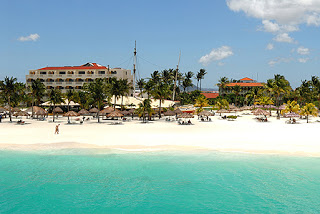
#> input picture Image-compression-kmeans-kmedoids/beach.bmp, 320 x 214 px
$ python kmeans.py
#> lines starting #> are read from the running program, lines starting #| are printed output that depends on the picture
#!/usr/bin/env python3
# -*- coding: utf-8 -*-
"""

@author: Young Cho

Note the term Kmeans specifically refer to the one with L2 distance
If other distance is used, then the algorithm would be refer to 'generalized Kmeans', which
will be more complicated because of the optimization problem.

"""

import numpy as np
from scipy.spatial.distance import cdist
from matplotlib import pyplot as plt
import time
import imageio

raw_img = imageio.imread('beach.bmp')
#> raw_img is the input picture: shape (214, 320, 3); mean R, G, B 136.9, 173.1, 170.4

def Kmeans(raw, k, ct_init):

    ct_old = ct_init

    dist_choice = 'euclidean'  # L2 norm

    n1,n2,n3 = np.shape(raw)
    raw = np.reshape(raw,(-1, 3))

    data = raw
    dim = np.shape(data)[1]


    ct_new = np.full((k,dim), np.nan)

    # Looping parameter
    maxIter = 200
    nIter = 1
    cost_old = 1e10
    cost_list = []

    while (nIter <=maxIter):

        # find the distances of all data points to each centroid
        dist_mtx = cdist(data, ct_old, dist_choice)

        current_cost = 0

        # find the cluster assignment for each data point
        cl = np.argmin(dist_mtx, axis=1)

        # update the centroid for each group
        for jj in range(k):

            # find the index of data points in cluster ii
            idx_j = np.where(cl==jj)
            x_j = data[idx_j]

            ct_new[jj] = np.mean(x_j, axis=0)

            if ~np.isfinite(sum(ct_new[jj])):
                ct_new[jj] = np.full(np.shape(ct_new[jj]), fill_value = np.inf)

            current_cost = current_cost + np.sum(x_j.dot(ct_new[jj]))

        # save the cost of current iteration to for record
        cost_list.append(current_cost)

        # check converge
        if current_cost == cost_old:
            break

        # update the variable for next iteration
        cost_old = current_cost
        ct_old = ct_new
        nIter = nIter+1

    # assign the new pixel value with new centroid
    dist_all = cdist(raw, ct_new, dist_choice)
    cl_all = np.argmin(dist_all, axis=1)

    # prepare to output the result
    img = np.full(np.shape(raw), fill_value = np.nan)
    for ii in np.unique(cl_all):
        img[np.where(cl_all == ii)] = ct_new[ii]/255

    img_out = np.reshape(img,(n1,n2,n3))

    # check empty cluster:
    n_empty = sum(1 - np.isfinite( np.sum(ct_new, axis=1) ))

    return img_out, n_empty


k_mesh = [2,4,8, 16, 32]
run_time = []
n_empty_all = []

fig, ax = plt.subplots(3,2)
ax[0,0].imshow(raw_img)
ax[0,0].set_title('original', fontsize = 8)
ax[0,0].get_xaxis().set_visible(False)
ax[0,0].get_yaxis().set_visible(False)


'''
 set random seed, different will lead different initialization, thus different final result

'''
rseed = 6

for ii in range(5):
    startt = time.time()

    # initialization would affect the result
    np.random.seed(rseed)

    # set the initialization within a certain range to reduce the chance of bad initialization
    ct_init = np.random.random((k_mesh[ii],3))*100+100

    img, n_empty = Kmeans(raw_img, k_mesh[ii], ct_init)
    endt = time.time()

    ax[int((ii+1)/2), np.remainder(ii+1,2)].imshow(img)
    ax[int((ii+1)/2), np.remainder(ii+1,2)].set_title('k='+str(k_mesh[ii]), fontsize = 8)
    ax[int((ii+1)/2), np.remainder(ii+1,2)].get_xaxis().set_visible(False)
    ax[int((ii+1)/2), np.remainder(ii+1,2)].get_yaxis().set_visible(False)

    run_time.append(endt - startt)
    n_empty_all.append(n_empty)
#> this loop made 5 passes
#> n_empty on passes 1 to 5: 0, 0, 0, 0, 4
#> pass 1, `img, n_empty = Kmeans(raw_img, k_mesh[ii], ct_init)`:
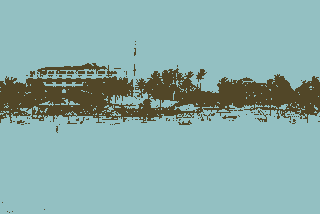
#> img: shape (214, 320, 3) float64; mean R, G, B 0.537, 0.679, 0.668
#> pass 2, `img, n_empty = Kmeans(raw_img, k_mesh[ii], ct_init)`:
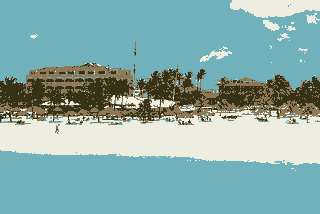
#> img: shape (214, 320, 3) float64; mean R, G, B 0.537, 0.679, 0.668
#> pass 3, `img, n_empty = Kmeans(raw_img, k_mesh[ii], ct_init)`:
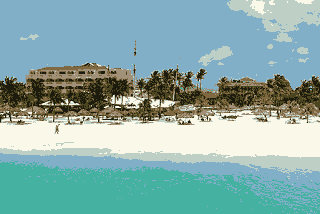
#> img: shape (214, 320, 3) float64; mean R, G, B 0.537, 0.679, 0.668
#> after the loop, n_empty_all = [0, 0, 0, 0, 4]; run_time = [0.168, 0.228, 0.434, 0.843, 2.71]

fig.tight_layout(pad=1.0)
fig.suptitle('Kmeans results')
fig.subplots_adjust(top=0.85)

plt.savefig('Kmeans_result.pdf', dpi = 300)
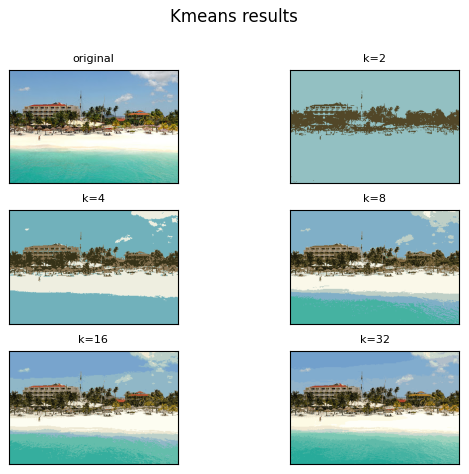
#> figure drawn by matplotlib, 6 panels

print('Kmeans result, current random seed: '+str(rseed))
#| Kmeans result, current random seed: 6
print('the running time for each k')
for kk in range(5):
    print('k = '+str(k_mesh[kk])+':   '+'%.2f'%run_time[kk]+
          'sec.    # of empty cluser: '+ str(n_empty_all[kk]))
#> this loop made 5 passes
#| k = 2:   0.17sec.    # of empty cluser: 0
#| k = 4:   0.23sec.    # of empty cluser: 0
#| k = 8:   0.43sec.    # of empty cluser: 0
#| k = 16:   0.84sec.    # of empty cluser: 0
#| k = 32:   2.71sec.    # of empty cluser: 4
